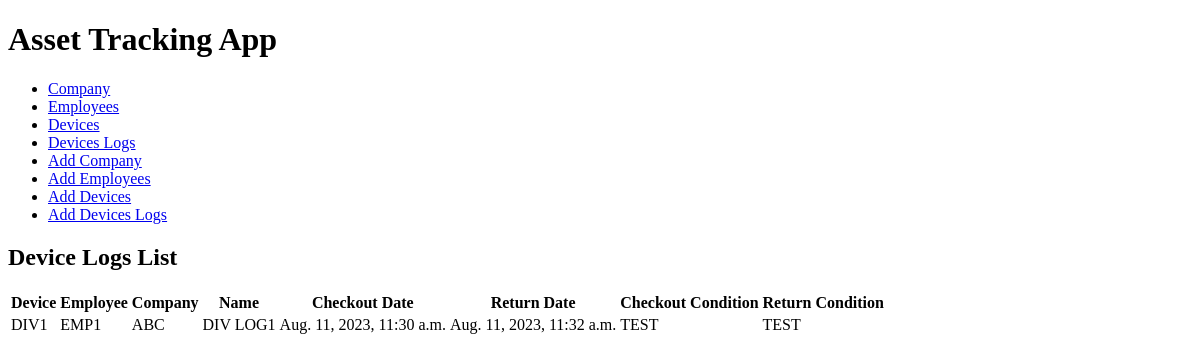
The app's page /deviceslogs_list/, older data.
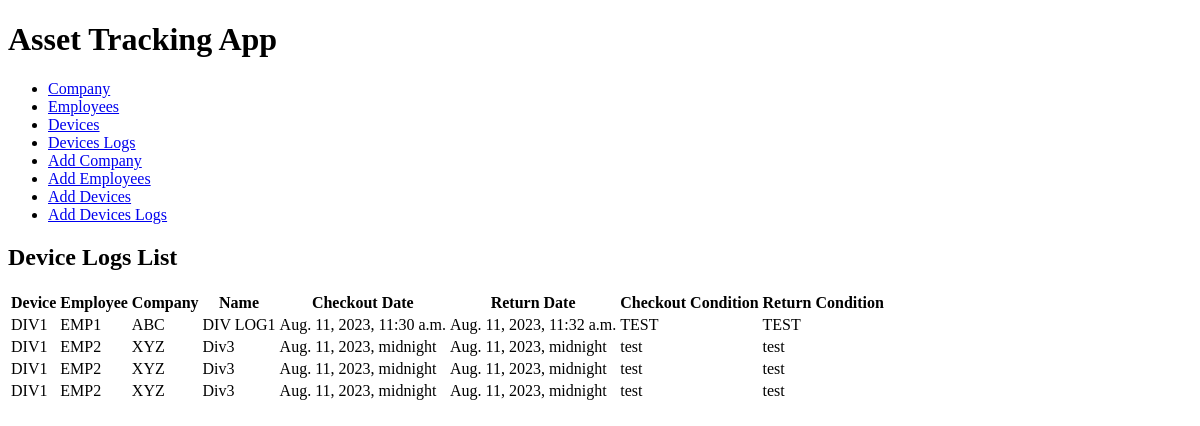
The same page, newer data.
### asset_manager/models.py (models this page shows, shortened)
class DeviceLog(models.Model):
    device = models.ForeignKey(Device, on_delete=models.CASCADE)
    employee = models.ForeignKey(Employee, on_delete=models.CASCADE)
    company = models.ForeignKey(Company, on_delete=models.CASCADE)
    name = models.CharField(max_length=100)
    checkout_date = models.DateTimeField()
    return_date = models.DateTimeField()
    checkout_condition = models.CharField(max_length=100)
    return_condition = models.CharField(max_length=100)

class Device(models.Model):
    name = models.CharField(max_length=100)
    condition = models.CharField(max_length=100)
    divice_serial = models.CharField(max_length=100)
    def __str__(self):
        return self.name

class Employee(models.Model):
    company = models.ForeignKey(Company, on_delete=models.CASCADE)
    name = models.CharField(max_length=100)
    emp_id = models.CharField(max_length=100)
    def __str__(self):
        return self.name

class Company(models.Model):
    name = models.CharField(max_length=100)
    def __str__(self):
        return self.name

### asset_manager/views.py (the view)
# urls.py: path("deviceslogs_list/", views.deviceslogs_list, name="deviceslogs_list"),
def deviceslogs_list(request):
    device_logs = DeviceLog.objects.all()
    return render(request, "deviceslogs_list.html", {"device_logs": device_logs})

### asset_manager/templates/deviceslogs_list.html (shortened to what this page needs)
<!DOCTYPE html>
<html lang="en">
  <head>
  </head>
  <body>
    <header>
      <h1>Asset Tracking App</h1>
      <nav>
        <ul>
          <li><a href="{% url 'company_list' %}">Company</a></li>
          <li><a href="{% url 'employees_list' %}">Employees</a></li>
          <li><a href="{% url 'devices_list' %}">Devices</a></li>
          <li><a href="{% url 'deviceslogs_list' %}">Devices Logs</a></li>
          <li><a href="{% url 'add_company' %}">Add Company</a></li>
          <li><a href="{% url 'add_employees' %}">Add Employees</a></li>
          <li><a href="{% url 'add_devices' %}">Add Devices</a></li>
          <li><a href="{% url 'add_deviceslogs' %}">Add Devices Logs</a></li>
        </ul>
      </nav>
    </header>
    <main>
      <h2>Device Logs List</h1>
      <table>
        <thead>
          <tr>
            <th>Device</th>
            <th>Employee</th>
            <th>Company</th>
            <th>Name</th>
            <th>Checkout Date</th>
            <th>Return Date</th>
            <th>Checkout Condition</th>
            <th>Return Condition</th>
          </tr>
        </thead>
        <tbody>
          {% for log in device_logs %}
          <tr>
            <td>{{ log.device }}</td>
            <td>{{ log.employee }}</td>
            <td>{{ log.company }}</td>
            <td>{{ log.name }}</td>
            <td>{{ log.checkout_date }}</td>
            <td>{{ log.return_date }}</td>
            <td>{{ log.checkout_condition }}</td>
            <td>{{ log.return_condition }}</td>
          </tr>
          {% endfor %}
        </tbody>
      </table>
    </main>
  </body>
</html>

Row changes from the older to the newer data that the page shows:
added DeviceLog: device "DIV1", employee "EMP2", company "XYZ", name "Div3", checkout_date "Aug. 11, 2023, midnight", return_date "Aug. 11, 2023, midnight", checkout_condition "test", return_condition "test"
added DeviceLog: device "DIV1", employee "EMP2", company "XYZ", name "Div3", checkout_date "Aug. 11, 2023, midnight", return_date "Aug. 11, 2023, midnight", checkout_condition "test", return_condition "test"
added DeviceLog: device "DIV1", employee "EMP2", company "XYZ", name "Div3", checkout_date "Aug. 11, 2023, midnight", return_date "Aug. 11, 2023, midnight", checkout_condition "test", return_condition "test"
